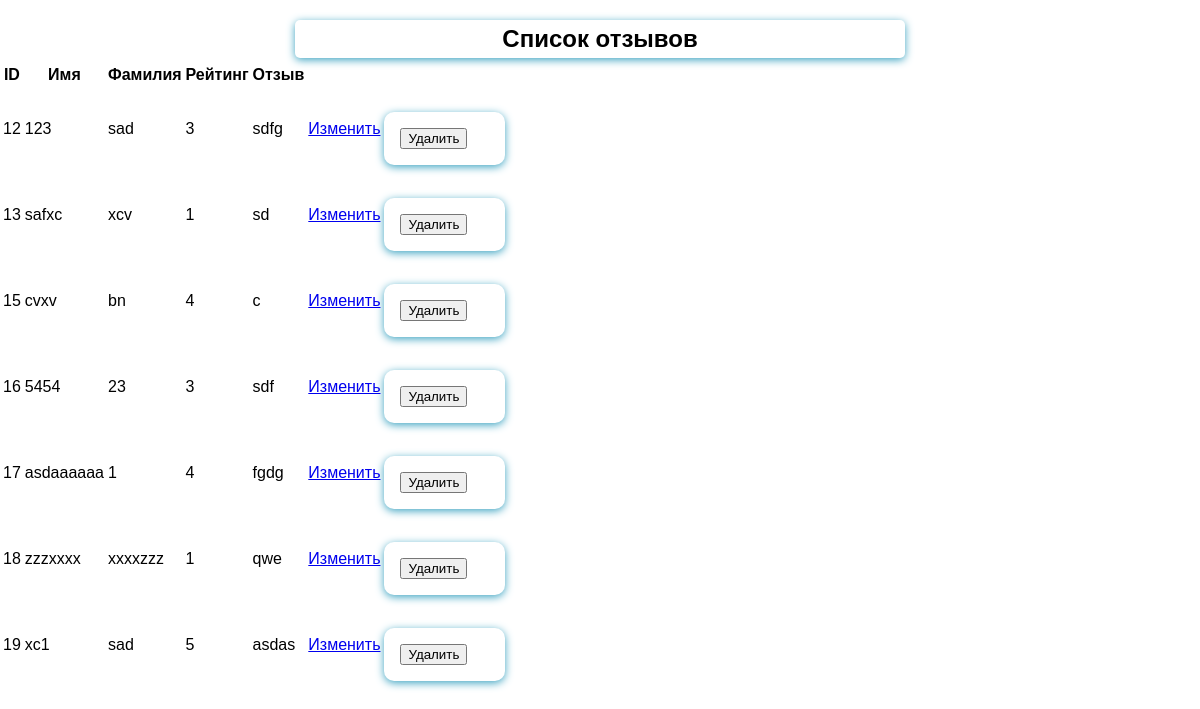
Page /list/ on the committed database.
### feedback/models.py (models this page shows)
class Feedback(models.Model):
    name = models.CharField(max_length=10, validators=[MinLengthValidator(3)])
    surname = models.CharField(max_length=60)
    feedback = models.TextField()
    rating = models.PositiveIntegerField()

### feedback/views.py (the view)
# urls.py: path('list/', ListFeedBack.as_view(), name='feedback-list'),
class ListFeedBack(ListView):
    template_name = 'feedback/list_feedback.html'
    model = Feedback
    context_object_name = 'feedbacks'
    def get_queryset(self):
        queryset = super().get_queryset()
        filter_qs = queryset.filter(rating__gt=0)
        return filter_qs

### feedback/templates/feedback/list_feedback.html (shortened to what this page needs)
{% extends 'base.html' %}
{% load static %}
{% block content %}
    <table>
        <h2>Список отзывов</h2>
        <thead>
        <tr>
            <th>ID</th>
            <th>Имя</th>
            <th>Фамилия</th>
            <th>Рейтинг</th>
            <th>Отзыв</th>
        </tr>
        </thead>
        <tbody>
            {% for feed in feedbacks %}
            <tr>
                <td>{{ feed.pk }}</td>
                <td>{{feed.name}}</td>
                <td>{{feed.surname}}</td>
                <td>{{feed.rating}}</td>
                <td>{{feed.feedback}}</td>
                <td><a href="{% url 'update-feedback' feed.pk %}">Изменить</a></td>
                <td>
                    <form method="post" action="{% url 'delete-feedback'  feed.pk %}">
                        <input type="submit" value="Удалить">
                    </form>
                </td>
            </tr>
            {% endfor %}
        </tbody>
    </table>
{% endblock %}

### feedback/static/feedback/css/forms.css (style rules this page uses)
body { margin: 0; font-family: Sans-Serif; }
h2 { width:50%; margin: 20px auto 5px; text-align: center; padding: 5px; border-radius: 5px; box-shadow: 0 2px 8px #3ca3c1; }
form { margin: 1.5rem auto 5px; width: 90%; max-width: 40rem; padding: 1rem; border-radius: 10px; font-size: 16px; background-color: white; box-shadow: 0 2px 8px #3ca3c1; }

### rows in the picture
Feedback: pk "12", name "123", surname "sad", rating "3", feedback "sdfg"
Feedback: pk "13", name "safxc", surname "xcv", rating "1", feedback "sd"
Feedback: pk "15", name "cvxv", surname "bn", rating "4", feedback "c"
Feedback: pk "16", name "5454", surname "23", rating "3", feedback "sdf"
Feedback: pk "17", name "asdaaaaaa", surname "1", rating "4", feedback "fgdg"
Feedback: pk "18", name "zzzxxxx", surname "xxxxzzz", rating "1", feedback "qwe"
Feedback: pk "19", name "xc1", surname "sad", rating "5", feedback "asdas"
